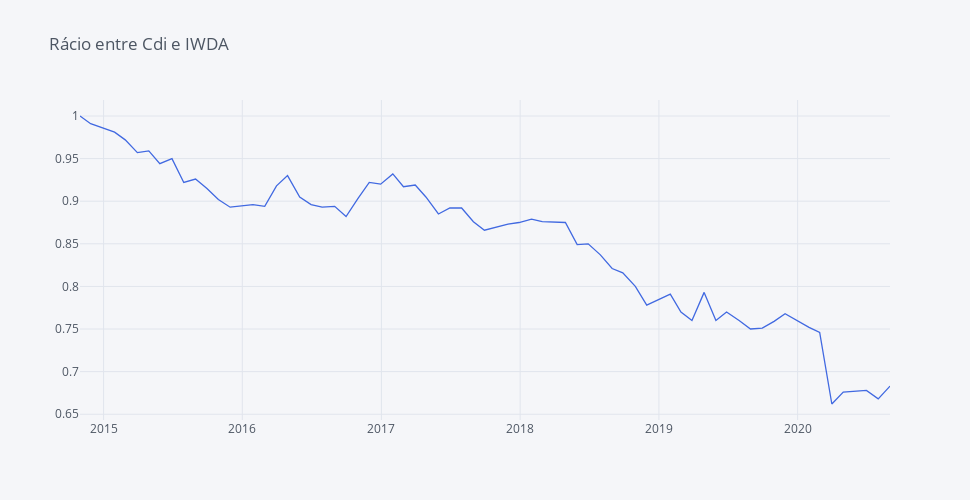

This figure's notebook cell:
### Markdown cell above
##### Valores mais baixo underperformance da casa de investimento face ao IS3S.

### Code cell
round(fundos_norm['Cdi'] / fundos_norm['IWDA'], 3).iplot(yTitle='', title='Rácio entre Cdi e IWDA',  colors=['royalblue', 'orange', 'dimgray'], dimensions = dimensions)

### Figure 1 — Plotly figure (JSON) as saved in the notebook; plotly's stock layout.template omitted (floating-point values rounded to 4 significant figures)
{"data": [{"line": {"color": "rgba(65, 105, 225, 1.0)", "dash": "solid", "shape": "linear", "width": 1.3}, "mode": "lines", "name": "None", "text": "", "type": "scatter", "x": ["2014-10-31", "2014-11-28", "2015-01-30", "2015-02-27", "2015-03-31", "2015-04-30", "2015-05-29", "2015-06-30", "2015-07-31", "2015-08-31", "2015-09-30", "2015-10-30", "2015-11-30", "2016-01-29", "2016-02-29", "2016-03-31", "2016-04-29", "2016-05-31", "2016-06-30", "2016-07-29", "2016-08-31", "2016-09-30", "2016-10-31", "2016-11-30", "2016-12-30", "2017-01-31", "2017-02-28", "2017-03-31", "2017-04-28", "2017-05-31", "2017-06-30", "2017-07-31", "2017-08-31", "2017-09-29", "2017-11-30", "2017-12-29", "2018-01-31", "2018-02-28", "2018-04-30", "2018-05-31", "2018-06-29", "2018-07-31", "2018-08-31", "2018-09-28", "2018-10-31", "2018-11-30", "2019-01-31", "2019-02-28", "2019-03-29", "2019-04-30", "2019-05-31", "2019-06-28", "2019-07-31", "2019-08-30", "2019-09-30", "2019-10-31", "2019-11-29", "2020-01-31", "2020-02-28", "2020-03-31", "2020-04-30", "2020-05-29", "2020-06-30", "2020-07-31", "2020-08-31"], "y": [1, 0.991, 0.981, 0.972, 0.957, 0.959, 0.944, 0.95, 0.922, 0.926, 0.915, 0.902, 0.893, 0.896, 0.894, 0.918, 0.93, 0.905, 0.896, 0.893, 0.894, 0.882, 0.903, 0.922, 0.92, 0.932, 0.917, 0.919, 0.905, 0.885, 0.892, 0.892, 0.876, 0.866, 0.873, 0.875, 0.879, 0.876, 0.875, 0.849, 0.85, 0.837, 0.821, 0.816, 0.8, 0.778, 0.791, 0.77, 0.76, 0.793, 0.76, 0.77, 0.76, 0.75, 0.751, 0.759, 0.768, 0.752, 0.746, 0.662, 0.676, 0.677, 0.678, 0.668, 0.683]}], "layout": {"height": 500, "legend": {"bgcolor": "#F5F6F9", "font": {"color": "#4D5663"}}, "paper_bgcolor": "#F5F6F9", "plot_bgcolor": "#F5F6F9", "title": {"font": {"color": "#4D5663"}, "text": "Rácio entre Cdi e IWDA"}, "width": 970, "xaxis": {"autorange": true, "gridcolor": "#E1E5ED", "range": ["2014-10-31", "2020-08-31"], "showgrid": true, "tickfont": {"color": "#4D5663"}, "title": {"font": {"color": "#4D5663"}, "text": ""}, "type": "date", "zerolinecolor": "#E1E5ED"}, "yaxis": {"autorange": true, "gridcolor": "#E1E5ED", "range": [0.6432, 1.019], "showgrid": true, "tickfont": {"color": "#4D5663"}, "title": {"font": {"color": "#4D5663"}, "text": ""}, "type": "linear", "zerolinecolor": "#E1E5ED"}}}
